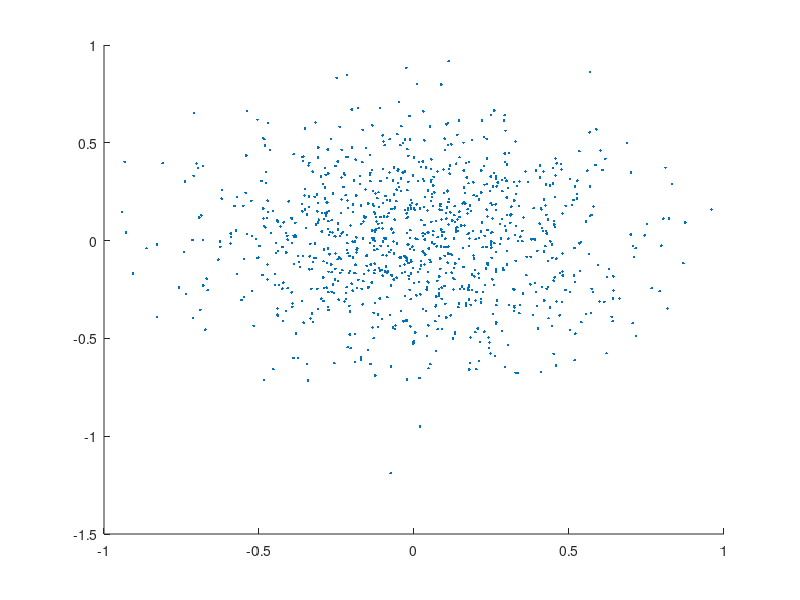

This chart was generated by the following MATLAB code: (Note: this script raises an error after producing the figure.)
mu=[0,0];
sigma=[.1,0.;0.,.1];
R = mvnrnd(mu,sigma,1000);
% R(:,2)=tanh(R(:,2));
figure;
scatter(R(:,1),R(:,2),'.');
R=tall(R);

gridx1 = linspace(-5,5,100);
gridx2 = linspace(-5,5,100);
[X1,X2]=ndgrid(gridx1,gridx2);
X1=X1(:,:)';
X2=X2(:,:)';
xi=[X1(:),X2(:)];
f = mvksdensity(R,xi,'Bandwidth',0.8,'Kernel','normpdf','Support',[-Inf,-1;Inf,1]);
fgrid=reshape(f,[100,100]);
figure;surf(gridx1,gridx2,fgrid,'EdgeColor','none');view(2);